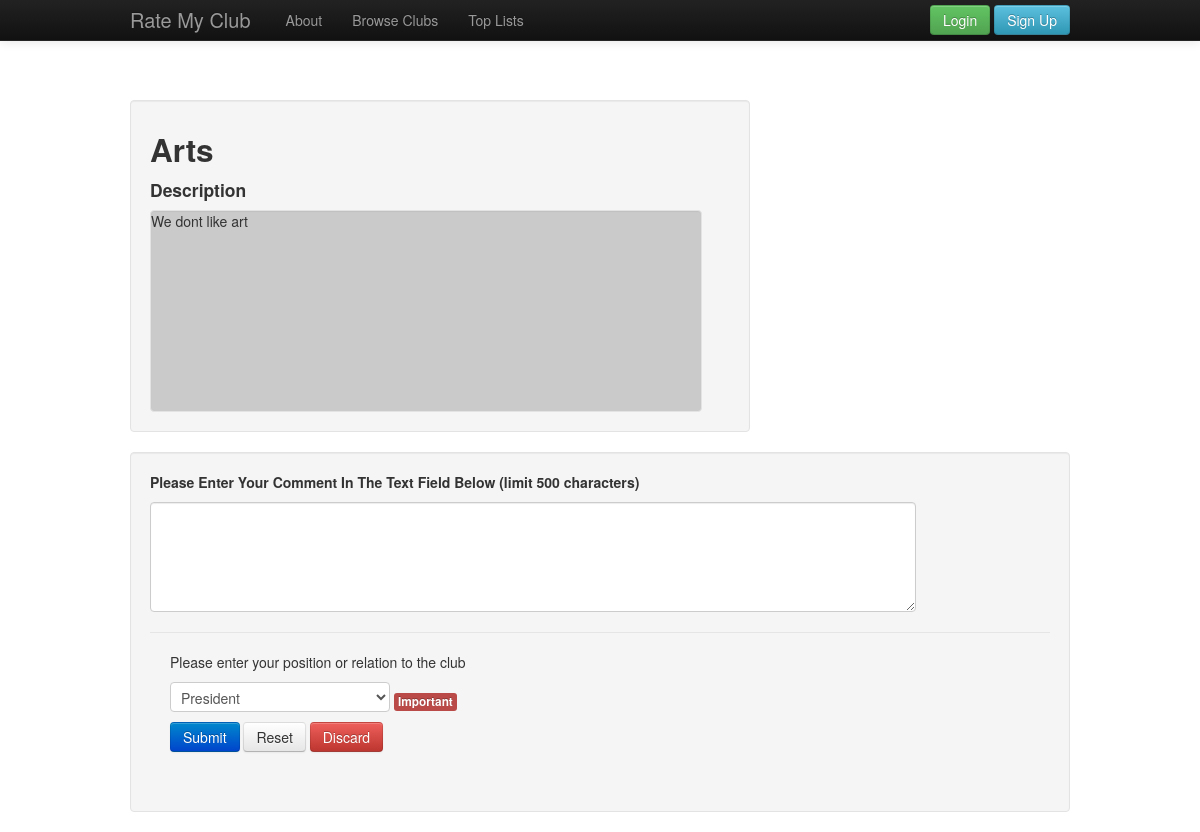
/clubpage.php?clubID=1, run on an earlier commit of the app's database.
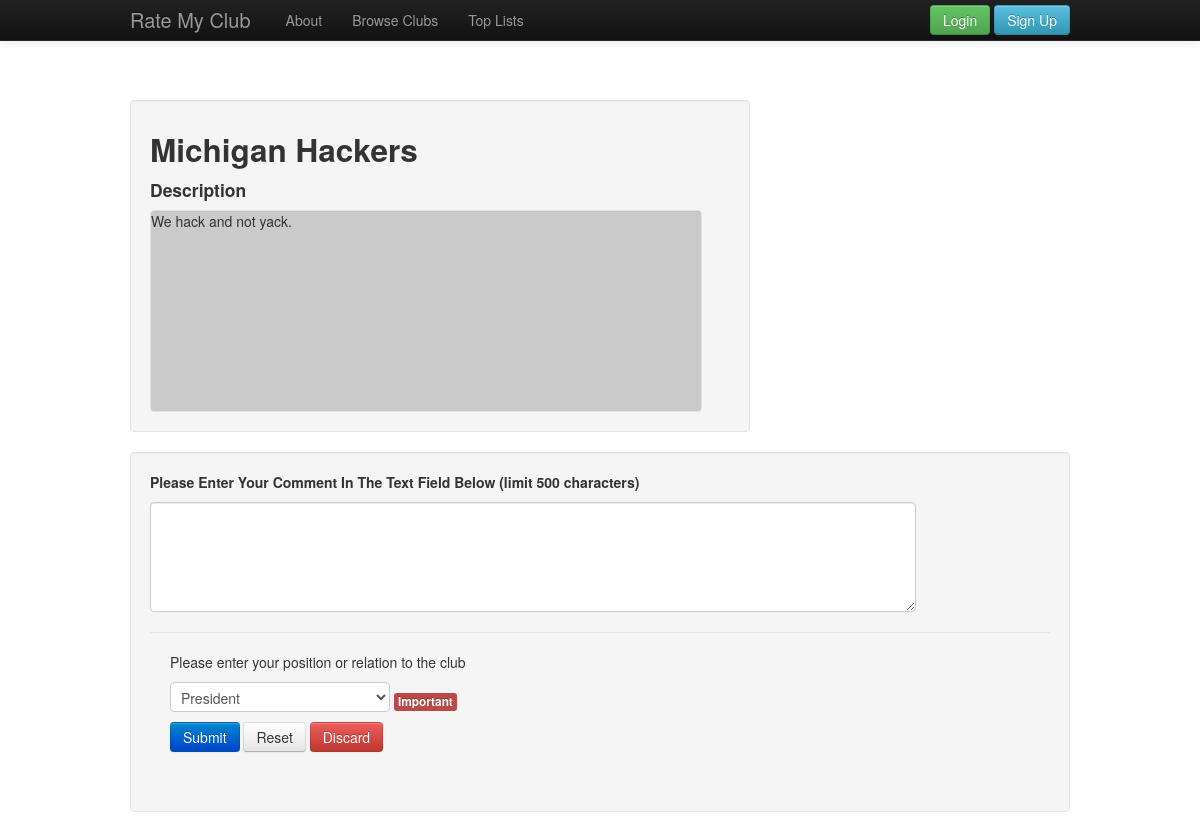
And on a later commit of the database.
### tables this page shows
CREATE TABLE IF NOT EXISTS `clubs` (
  `id` int(11) NOT NULL AUTO_INCREMENT,
  `clubName` varchar(50) NOT NULL,
  `description` text NOT NULL,
  `category` varchar(30) NOT NULL,
  `college` varchar(50) NOT NULL,
  `overallRating` decimal(2,1) NOT NULL DEFAULT '0.0',
  `rigor` decimal(2,1) NOT NULL DEFAULT '0.0',
  `cohesiveness` decimal(2,1) NOT NULL DEFAULT '0.0',
  `timeCommitment` decimal(2,1) NOT NULL DEFAULT '0.0',
  `url` varchar(50) NOT NULL,
  `image` varchar(50) NOT NULL,
  PRIMARY KEY (`id`)
);

### includes/sessions.php (called while the page is built, shortened)
<?php
    function loggedIn(){
        return isset($_SESSION['userId']);
    }
?>

### clubpage.php (the view, shortened to what this page needs)
<?php require_once("includes/sessions.php"); ?>
<?php require_once("includes/connection.php"); ?>
<?php require_once("includes/functions.php"); ?>
<?php include("includes/header.php"); ?>
<?php
  $nav = printNav(true);
  echo $nav;
?>
<?php
  $clubDetails = getClubInfo($_GET['clubID']);
?>
<div class="wrapper">
  <div class="container">
    <div class="row">
        <div class="span8">
            <div class="well">
                <h2>
		<?php
		  echo $clubDetails['clubName'];
		?>
		</h2>
                <h4>Description</h4>
                <div class="content">
    		<?php
		  echo $clubDetails['description'];
		?>
                </div>
            </div>
        </div>
        <div class="span12">
                     <div class="well" id="well1">
        <p class="align-center">
          <b>Please Enter Your Comment In The Text Field Below (limit 500 characters)</b>
        </p>
        <textarea class="input-block-level span10" name="Comment Inpiut" rows=5></textarea>
        <div class="form-actions">
          <div class="row">
            <div class="span8">
              <p>Please enter your position or relation to the club</p>
              <select>
				<option> President </option>
              </select>
              <span class="label label-important">Important</span>
            </div>
            <div class="span4">
              <button type="submit" class="btn btn-primary">Submit</button>
              <input type="reset" class="btn" value="Reset">
              <a class="btn btn-danger">Discard</a>
            </div>
          </div>
        </div>
      </div>
                     </div>
    </div>
  </div>
</div>
<?php include("includes/footer.php"); ?>

What changed in the data, as far as the page shows it:
changed clubs: clubName "Arts" → "Michigan Hackers"; description "We dont like art" → "We hack and not yack."
